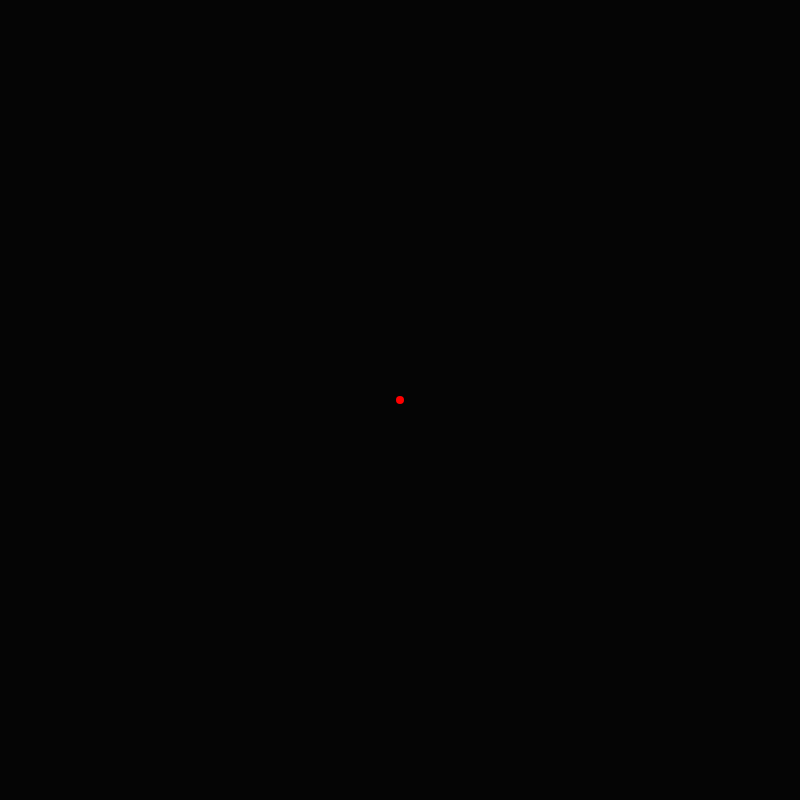
Frame 1 (no input)
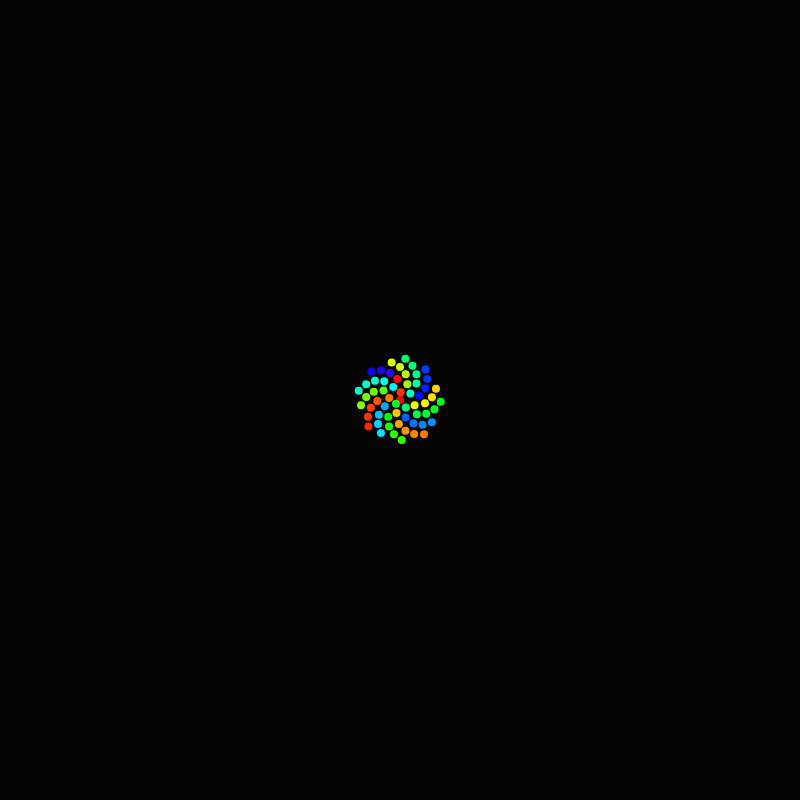
Frame 60 (no input)
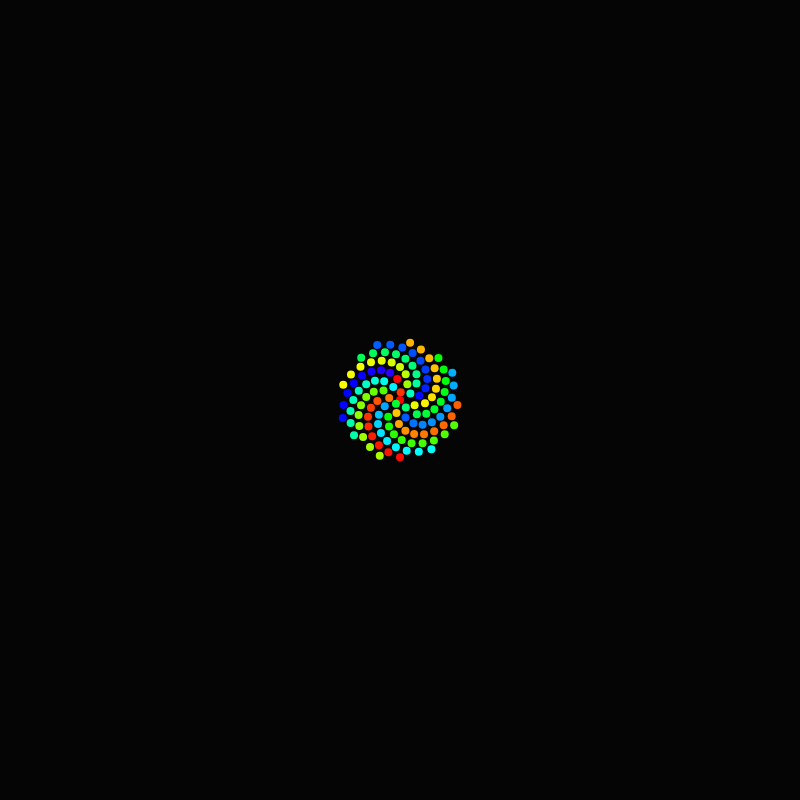
Frame 120 (the mouse pressed at the canvas centre since frame 60)

The p5.js sketch that drew these frames (run headless with seeded random() and noise() and a simulated clock; from frame 60 on, the mouse is pressed at the canvas centre):

// p5.js sketch
// ── sketch.js
var n=0;
var c=5.5;
var angle=137.5;
//var	angle=137.3;
// var	angle=137.6;
//var angle=130.3;


function setup() {
	createCanvas(800,800);
	angleMode(DEGREES);
	colorMode(HSB);
	noStroke();
		background(2);

}

function draw() {
var a=n*angle;

// if(n%10==0)
// 		angle+=0.5;
	var r=c*sqrt(n);

	var x=r*cos(a)+width/2;
	var y=r*sin(a)+height/2;
	//fill(map(r,0,sqrt(width/2,height/2),255,250),255,0,200);
	fill((a-r)%255,255,255,210);
	//fill((r)%256,255,255);

	ellipse(x,y,8,8);
++n;



}
